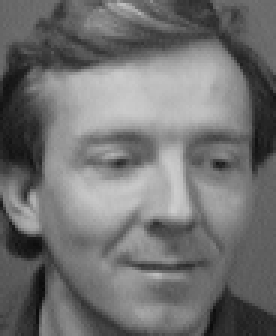
#> input picture imagenes/s3/3.pgm, 92 x 112 px (shown 3 times larger)
$ python PCA_Imagenes.py
#> lines starting #> are read from the running program, lines starting #| are printed output that depends on the picture; long printed decimals are rounded
#%%
from inspect import CO_VARARGS
import matplotlib.pyplot as plt
import numpy as np
import imageio
from numpy.lib.function_base import append
from numpy.lib.shape_base import hsplit
from numpy.ma.extras import clump_masked      # para graficar
import pandas as pd


# conjunto de datos con muchas caras
im = imageio.imread('imagenes/s3/3.pgm')        # cargar archivos de carpeta gurada en la misma direccion que el archivo .py
#> im is the input picture: shape (112, 92); min 10, max 204, mean 113.2

# import sklearn.datasets           # opccion de cargar archivos directamente de dataset de sklearn
# im1= sklearn.datasets.fetch_olivetti_faces()
# im2 = imageio.imread(r'D:\VS Code\imagenes\s7\7.pgm')       # cargar archivos en una direccion distinta ar archivo .py

im = im.astype(np.uint8)            # definicion de que tipo de numero posee
print(im)
#> (printed output is left out)

# observar el max y min para normalizar
max = np.amax (im)
#> max = 204
print(f'Max original: {max}')
#| Max original: 204
min = np.amin (im)
#> min = 10
print(f'Max original: {min}')
#| Max original: 10
# print('Maximo original', end=' ')           # end=' ' se agraga un espacio al final

# Normalizado
im_original = im
im = im/255            # max = 204

max = np.amax (im)
#> max = 0.8
print(f'Max original: {max}')
#| Max original: 0.8
min = np.amin (im)
#> min = 0.0392
print(f'Max original: {min}')
#| Max original: 0.03922

# Visualizacion del la imagen
fix, ax = plt.subplots(1, 2, figsize = (12,12),         # subplots = dos graficos; 1, 2 = 1 fil, 2 col; figsize = tamanio de c/u de las figuras
                        subplot_kw = {'xticks': [], 'yticks': []})      # xticks': [] = sacarles los ejes

ax[0].imshow(im_original, cmap = 'gray')
ax[1].imshow(im, cmap = 'gray')
plt.show()
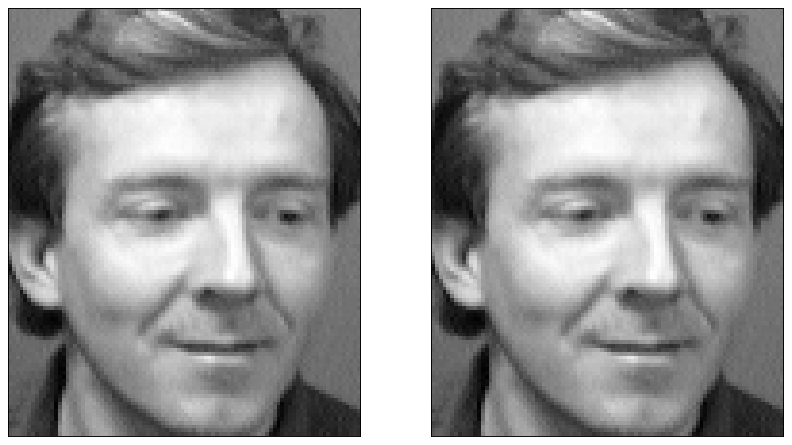
#> figure drawn by matplotlib, 2 panels

# Leer todas las imagenes del directorio
from glob import iglob
caras = pd.DataFrame([])    # dataFrame donde se va a guardar los datos de las imagenes de c/u
for path in iglob('.\\imagenes\\*\*.pgm'):       # visualizar el path del conjunto de imagnes
    im = imageio.imread(path)       # caraga de la imagen
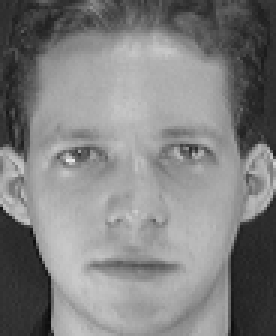
#> input picture imagenes/s1/1.pgm, 92 x 112 px (shown 3 times larger)
#> im is the input picture: shape (112, 92); min 11, max 234, mean 128.3
    cara = pd.Series(im.flatten(), name = path)        # componer cara en una serie donde en lugar de pasar una matriz, se pasa un vectores; se aplana la imagen
#> (the run stopped early here; a loop or call above may not have finished)
